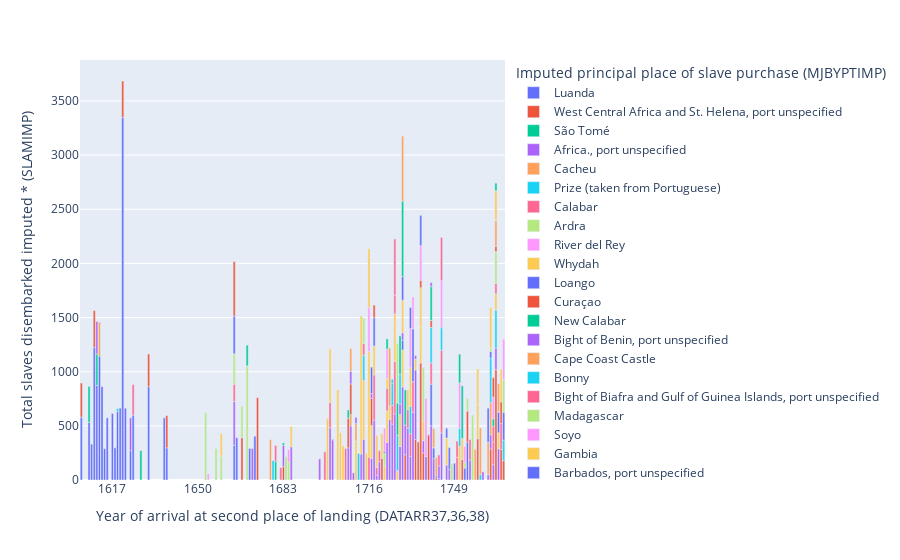

The cell this chart's notebook holds for it:
### Code cell
fig = px.bar(df2, x=dates_emb.value, # constructs the stacked bar graph
             y=numeric_emb.value, color=geo_emb.value
             )
fig.update_xaxes(dtick=int((maxyear-minyear)/10)) # updates the interval between each tick on the x-axis. 
fig.show()

### Figure 1 — Plotly figure (JSON) as saved in the notebook; plotly's stock layout.template omitted (floating-point values rounded to 4 significant figures)
{"data": [{"alignmentgroup": "True", "hovertemplate": "Imputed principal place of slave purchase (MJBYPTIMP)=Luanda<br>Year of arrival at second place of landing (DATARR37,36,38)=%{x}<br>Total slaves disembarked imputed * (SLAMIMP)=%{y}<extra></extra>", "legendgroup": "Luanda", "marker": {"color": "#636efa", "pattern": {"shape": ""}}, "name": "Luanda", "offsetgroup": "Luanda", "orientation": "v", "showlegend": true, "textposition": "auto", "type": "bar", "x": [1605, 1608, 1609, 1610, 1611, 1612, 1613, 1614, 1615, 1617, 1618, 1619, 1620, 1621, 1622, 1624, 1625, 1631, 1637, 1638, 1664, 1754], "xaxis": "x", "y": [581, 533, 331, 1225, 874, 1144, 862, 289, 574, 614, 297, 631, 664, 3348, 662, 271, 599, 862, 574, 297, 320, 351], "yaxis": "y"}, {"alignmentgroup": "True", "hovertemplate": "Imputed principal place of slave purchase (MJBYPTIMP)=West Central Africa and St. Helena, port unspecified<br>Year of arrival at second place of landing (DATARR37,36,38)=%{x}<br>Total slaves disembarked imputed * (SLAMIMP)=%{y}<extra></extra>", "legendgroup": "West Central Africa and St. Helena, port unspecified", "marker": {"color": "#EF553B", "pattern": {"shape": ""}}, "name": "West Central Africa and St. Helena, port unspecified", "offsetgroup": "West Central Africa and St. Helena, port unspecified", "orientation": "v", "showlegend": true, "textposition": "auto", "type": "bar", "x": [1605, 1610, 1621, 1631, 1638, 1667, 1683, 1721, 1730, 1734, 1735, 1736, 1737, 1742, 1752, 1758, 1763, 1765, 1767, 1768], "xaxis": "x", "y": [314, 339, 336, 301, 297, 391, 124, 200, 233, 373, 351, 1080, 250, 20, 188, 381, 287, 1019, 283, 179], "yaxis": "y"}, {"alignmentgroup": "True", "hovertemplate": "Imputed principal place of slave purchase (MJBYPTIMP)=São Tomé<br>Year of arrival at second place of landing (DATARR37,36,38)=%{x}<br>Total slaves disembarked imputed * (SLAMIMP)=%{y}<extra></extra>", "legendgroup": "São Tomé", "marker": {"color": "#00cc96", "pattern": {"shape": ""}}, "name": "São Tomé", "offsetgroup": "São Tomé", "orientation": "v", "showlegend": true, "textposition": "auto", "type": "bar", "x": [1608, 1611, 1628], "xaxis": "x", "y": [331, 290, 272], "yaxis": "y"}, {"alignmentgroup": "True", "hovertemplate": "Imputed principal place of slave purchase (MJBYPTIMP)=Africa., port unspecified<br>Year of arrival at second place of landing (DATARR37,36,38)=%{x}<br>Total slaves disembarked imputed * (SLAMIMP)=%{y}<extra></extra>", "legendgroup": "Africa., port unspecified", "marker": {"color": "#ab63fa", "pattern": {"shape": ""}}, "name": "Africa., port unspecified", "offsetgroup": "Africa., port unspecified", "orientation": "v", "showlegend": true, "textposition": "auto", "type": "bar", "x": [1611, 1624, 1664, 1683, 1697, 1701, 1702, 1708, 1709, 1713, 1714, 1717, 1718, 1719, 1720, 1723, 1724, 1725, 1726, 1728, 1729, 1731, 1732, 1733, 1734, 1737, 1738, 1740, 1741, 1744, 1746, 1747, 1755, 1760, 1762, 1763, 1764, 1765, 1766], "xaxis": "x", "y": [299, 303, 405, 195, 195, 482, 370, 297, 499, 240, 376, 199, 552, 42, 169, 348, 558, 516, 610, 310, 859, 478, 217, 625, 643, 112, 217, 501, 197, 434, 138, 100, 184, 76, 50, 131, 141, 200, 287], "yaxis": "y"}, {"alignmentgroup": "True", "hovertemplate": "Imputed principal place of slave purchase (MJBYPTIMP)=Cacheu<br>Year of arrival at second place of landing (DATARR37,36,38)=%{x}<br>Total slaves disembarked imputed * (SLAMIMP)=%{y}<extra></extra>", "legendgroup": "Cacheu", "marker": {"color": "#FFA15A", "pattern": {"shape": ""}}, "name": "Cacheu", "offsetgroup": "Cacheu", "orientation": "v", "showlegend": true, "textposition": "auto", "type": "bar", "x": [1612], "xaxis": "x", "y": [313], "yaxis": "y"}, {"alignmentgroup": "True", "hovertemplate": "Imputed principal place of slave purchase (MJBYPTIMP)=Prize (taken from Portuguese)<br>Year of arrival at second place of landing (DATARR37,36,38)=%{x}<br>Total slaves disembarked imputed * (SLAMIMP)=%{y}<extra></extra>", "legendgroup": "Prize (taken from Portuguese)", "marker": {"color": "#19d3f3", "pattern": {"shape": ""}}, "name": "Prize (taken from Portuguese)", "offsetgroup": "Prize (taken from Portuguese)", "orientation": "v", "showlegend": true, "textposition": "auto", "type": "bar", "x": [1619], "xaxis": "x", "y": [29], "yaxis": "y"}, {"alignmentgroup": "True", "hovertemplate": "Imputed principal place of slave purchase (MJBYPTIMP)=Calabar<br>Year of arrival at second place of landing (DATARR37,36,38)=%{x}<br>Total slaves disembarked imputed * (SLAMIMP)=%{y}<extra></extra>", "legendgroup": "Calabar", "marker": {"color": "#FF6692", "pattern": {"shape": ""}}, "name": "Calabar", "offsetgroup": "Calabar", "orientation": "v", "showlegend": true, "textposition": "auto", "type": "bar", "x": [1625, 1664, 1682, 1701, 1707, 1716, 1718, 1719, 1720, 1725, 1726, 1732, 1733, 1744, 1764, 1767], "xaxis": "x", "y": [282, 159, 114, 234, 290, 211, 418, 73, 102, 173, 484, 211, 283, 763, 210, 239], "yaxis": "y"}, {"alignmentgroup": "True", "hovertemplate": "Imputed principal place of slave purchase (MJBYPTIMP)=Ardra<br>Year of arrival at second place of landing (DATARR37,36,38)=%{x}<br>Total slaves disembarked imputed * (SLAMIMP)=%{y}<extra></extra>", "legendgroup": "Ardra", "marker": {"color": "#B6E880", "pattern": {"shape": ""}}, "name": "Ardra", "offsetgroup": "Ardra", "orientation": "v", "showlegend": true, "textposition": "auto", "type": "bar", "x": [1653, 1657, 1659, 1664, 1667, 1669], "xaxis": "x", "y": [623, 290, 220, 282, 291, 1054], "yaxis": "y"}, {"alignmentgroup": "True", "hovertemplate": "Imputed principal place of slave purchase (MJBYPTIMP)=River del Rey<br>Year of arrival at second place of landing (DATARR37,36,38)=%{x}<br>Total slaves disembarked imputed * (SLAMIMP)=%{y}<extra></extra>", "legendgroup": "River del Rey", "marker": {"color": "#FF97FF", "pattern": {"shape": ""}}, "name": "River del Rey", "offsetgroup": "River del Rey", "orientation": "v", "showlegend": true, "textposition": "auto", "type": "bar", "x": [1654], "xaxis": "x", "y": [56], "yaxis": "y"}, {"alignmentgroup": "True", "hovertemplate": "Imputed principal place of slave purchase (MJBYPTIMP)=Whydah<br>Year of arrival at second place of landing (DATARR37,36,38)=%{x}<br>Total slaves disembarked imputed * (SLAMIMP)=%{y}<extra></extra>", "legendgroup": "Whydah", "marker": {"color": "#FECB52", "pattern": {"shape": ""}}, "name": "Whydah", "offsetgroup": "Whydah", "orientation": "v", "showlegend": true, "textposition": "auto", "type": "bar", "x": [1659, 1700, 1701, 1704, 1705, 1706, 1711, 1713, 1714, 1715, 1716, 1717, 1718, 1719, 1721, 1722, 1723, 1726, 1727, 1728, 1729, 1736, 1751, 1752, 1758], "xaxis": "x", "y": [207, 565, 495, 833, 435, 315, 360, 1275, 544, 249, 974, 305, 267, 298, 229, 128, 290, 440, 80, 295, 341, 326, 310, 196, 313], "yaxis": "y"}, {"alignmentgroup": "True", "hovertemplate": "Imputed principal place of slave purchase (MJBYPTIMP)=Loango<br>Year of arrival at second place of landing (DATARR37,36,38)=%{x}<br>Total slaves disembarked imputed * (SLAMIMP)=%{y}<extra></extra>", "legendgroup": "Loango", "marker": {"color": "#636efa", "pattern": {"shape": ""}}, "name": "Loango", "offsetgroup": "Loango", "orientation": "v", "showlegend": true, "textposition": "auto", "type": "bar", "x": [1664, 1665, 1670, 1672, 1733, 1740, 1747], "xaxis": "x", "y": [348, 391, 291, 404, 488, 384, 199], "yaxis": "y"}, {"alignmentgroup": "True", "hovertemplate": "Imputed principal place of slave purchase (MJBYPTIMP)=Curaçao<br>Year of arrival at second place of landing (DATARR37,36,38)=%{x}<br>Total slaves disembarked imputed * (SLAMIMP)=%{y}<extra></extra>", "legendgroup": "Curaçao", "marker": {"color": "#EF553B", "pattern": {"shape": ""}}, "name": "Curaçao", "offsetgroup": "Curaçao", "orientation": "v", "showlegend": true, "textposition": "auto", "type": "bar", "x": [1664, 1673], "xaxis": "x", "y": [502, 760], "yaxis": "y"}, {"alignmentgroup": "True", "hovertemplate": "Imputed principal place of slave purchase (MJBYPTIMP)=New Calabar<br>Year of arrival at second place of landing (DATARR37,36,38)=%{x}<br>Total slaves disembarked imputed * (SLAMIMP)=%{y}<extra></extra>", "legendgroup": "New Calabar", "marker": {"color": "#00cc96", "pattern": {"shape": ""}}, "name": "New Calabar", "offsetgroup": "New Calabar", "orientation": "v", "showlegend": true, "textposition": "auto", "type": "bar", "x": [1669, 1680, 1683], "xaxis": "x", "y": [191, 174, 24], "yaxis": "y"}, {"alignmentgroup": "True", "hovertemplate": "Imputed principal place of slave purchase (MJBYPTIMP)=Bight of Benin, port unspecified<br>Year of arrival at second place of landing (DATARR37,36,38)=%{x}<br>Total slaves disembarked imputed * (SLAMIMP)=%{y}<extra></extra>", "legendgroup": "Bight of Benin, port unspecified", "marker": {"color": "#ab63fa", "pattern": {"shape": ""}}, "name": "Bight of Benin, port unspecified", "offsetgroup": "Bight of Benin, port unspecified", "orientation": "v", "showlegend": true, "textposition": "auto", "type": "bar", "x": [1671, 1686], "xaxis": "x", "y": [291, 307], "yaxis": "y"}, {"alignmentgroup": "True", "hovertemplate": "Imputed principal place of slave purchase (MJBYPTIMP)=Cape Coast Castle<br>Year of arrival at second place of landing (DATARR37,36,38)=%{x}<br>Total slaves disembarked imputed * (SLAMIMP)=%{y}<extra></extra>", "legendgroup": "Cape Coast Castle", "marker": {"color": "#FFA15A", "pattern": {"shape": ""}}, "name": "Cape Coast Castle", "offsetgroup": "Cape Coast Castle", "orientation": "v", "showlegend": true, "textposition": "auto", "type": "bar", "x": [1678, 1709, 1711, 1763], "xaxis": "x", "y": [372, 104, 161, 297], "yaxis": "y"}, {"alignmentgroup": "True", "hovertemplate": "Imputed principal place of slave purchase (MJBYPTIMP)=Bonny<br>Year of arrival at second place of landing (DATARR37,36,38)=%{x}<br>Total slaves disembarked imputed * (SLAMIMP)=%{y}<extra></extra>", "legendgroup": "Bonny", "marker": {"color": "#19d3f3", "pattern": {"shape": ""}}, "name": "Bonny", "offsetgroup": "Bonny", "orientation": "v", "showlegend": true, "textposition": "auto", "type": "bar", "x": [1679, 1725, 1732, 1744, 1751, 1763, 1765, 1768], "xaxis": "x", "y": [180, 201, 252, 209, 168, 410, 350, 190], "yaxis": "y"}, {"alignmentgroup": "True", "hovertemplate": "Imputed principal place of slave purchase (MJBYPTIMP)=Bight of Biafra and Gulf of Guinea Islands, port unspecified<br>Year of arrival at second place of landing (DATARR37,36,38)=%{x}<br>Total slaves disembarked imputed * (SLAMIMP)=%{y}<extra></extra>", "legendgroup": "Bight of Biafra and Gulf of Guinea Islands, port unspecified", "marker": {"color": "#FF6692", "pattern": {"shape": ""}}, "name": "Bight of Biafra and Gulf of Guinea Islands, port unspecified", "offsetgroup": "Bight of Biafra and Gulf of Guinea Islands, port unspecified", "orientation": "v", "showlegend": true, "textposition": "auto", "type": "bar", "x": [1680, 1699, 1723, 1731, 1740, 1750], "xaxis": "x", "y": [144, 260, 209, 171, 197, 209], "yaxis": "y"}, {"alignmentgroup": "True", "hovertemplate": "Imputed principal place of slave purchase (MJBYPTIMP)=Madagascar<br>Year of arrival at second place of landing (DATARR37,36,38)=%{x}<br>Total slaves disembarked imputed * (SLAMIMP)=%{y}<extra></extra>", "legendgroup": "Madagascar", "marker": {"color": "#B6E880", "pattern": {"shape": ""}}, "name": "Madagascar", "offsetgroup": "Madagascar", "orientation": "v", "showlegend": true, "textposition": "auto", "type": "bar", "x": [1684, 1685, 1722], "xaxis": "x", "y": [217, 166, 120], "yaxis": "y"}, {"alignmentgroup": "True", "hovertemplate": "Imputed principal place of slave purchase (MJBYPTIMP)=Soyo<br>Year of arrival at second place of landing (DATARR37,36,38)=%{x}<br>Total slaves disembarked imputed * (SLAMIMP)=%{y}<extra></extra>", "legendgroup": "Soyo", "marker": {"color": "#FF97FF", "pattern": {"shape": ""}}, "name": "Soyo", "offsetgroup": "Soyo", "orientation": "v", "showlegend": true, "textposition": "auto", "type": "bar", "x": [1685], "xaxis": "x", "y": [114], "yaxis": "y"}, {"alignmentgroup": "True", "hovertemplate": "Imputed principal place of slave purchase (MJBYPTIMP)=Gambia<br>Year of arrival at second place of landing (DATARR37,36,38)=%{x}<br>Total slaves disembarked imputed * (SLAMIMP)=%{y}<extra></extra>", "legendgroup": "Gambia", "marker": {"color": "#FECB52", "pattern": {"shape": ""}}, "name": "Gambia", "offsetgroup": "Gambia", "orientation": "v", "showlegend": true, "textposition": "auto", "type": "bar", "x": [1686, 1723, 1724, 1731, 1732, 1734, 1736, 1737, 1746, 1765, 1766], "xaxis": "x", "y": [187, 90, 122, 183, 357, 100, 369, 183, 250, 150, 149], "yaxis": "y"}, {"alignmentgroup": "True", "hovertemplate": "Imputed principal place of slave purchase (MJBYPTIMP)=Barbados, port unspecified<br>Year of arrival at second place of landing (DATARR37,36,38)=%{x}<br>Total slaves disembarked imputed * (SLAMIMP)=%{y}<extra></extra>", "legendgroup": "Barbados, port unspecified", "marker": {"color": "#636efa", "pattern": {"shape": ""}}, "name": "Barbados, port unspecified", "offsetgroup": "Barbados, port unspecified", "orientation": "v", "showlegend": true, "textposition": "auto", "type": "bar", "x": [1702, 1722, 1729, 1742, 1743, 1746, 1749, 1768], "xaxis": "x", "y": [6, 17, 90, 17, 13, 90, 155, 257], "yaxis": "y"}, {"alignmentgroup": "True", "hovertemplate": "Imputed principal place of slave purchase (MJBYPTIMP)=Gold Coast, port unspecified<br>Year of arrival at second place of landing (DATARR37,36,38)=%{x}<br>Total slaves disembarked imputed * (SLAMIMP)=%{y}<extra></extra>", "legendgroup": "Gold Coast, port unspecified", "marker": {"color": "#EF553B", "pattern": {"shape": ""}}, "name": "Gold Coast, port unspecified", "offsetgroup": "Gold Coast, port unspecified", "orientation": "v", "showlegend": true, "textposition": "auto", "type": "bar", "x": [1708, 1709, 1717, 1736, 1739, 1754, 1767], "xaxis": "x", "y": [274, 284, 251, 69, 416, 287, 200], "yaxis": "y"}, {"alignmentgroup": "True", "hovertemplate": "Imputed principal place of slave purchase (MJBYPTIMP)=Sherbro<br>Year of arrival at second place of landing (DATARR37,36,38)=%{x}<br>Total slaves disembarked imputed * (SLAMIMP)=%{y}<extra></extra>", "legendgroup": "Sherbro", "marker": {"color": "#00cc96", "pattern": {"shape": ""}}, "name": "Sherbro", "offsetgroup": "Sherbro", "orientation": "v", "showlegend": true, "textposition": "auto", "type": "bar", "x": [1708], "xaxis": "x", "y": [75], "yaxis": "y"}, {"alignmentgroup": "True", "hovertemplate": "Imputed principal place of slave purchase (MJBYPTIMP)=Jamaica, port unspecified<br>Year of arrival at second place of landing (DATARR37,36,38)=%{x}<br>Total slaves disembarked imputed * (SLAMIMP)=%{y}<extra></extra>", "legendgroup": "Jamaica, port unspecified", "marker": {"color": "#ab63fa", "pattern": {"shape": ""}}, "name": "Jamaica, port unspecified", "offsetgroup": "Jamaica, port unspecified", "orientation": "v", "showlegend": true, "textposition": "auto", "type": "bar", "x": [1709, 1710, 1711, 1717, 1727, 1728, 1729, 1730, 1734, 1743, 1744], "xaxis": "x", "y": [117, 66, 58, 43, 8, 98, 70, 274, 32, 117, 8], "yaxis": "y"}, {"alignmentgroup": "True", "hovertemplate": "Imputed principal place of slave purchase (MJBYPTIMP)=Cape Lahou<br>Year of arrival at second place of landing (DATARR37,36,38)=%{x}<br>Total slaves disembarked imputed * (SLAMIMP)=%{y}<extra></extra>", "legendgroup": "Cape Lahou", "marker": {"color": "#FFA15A", "pattern": {"shape": ""}}, "name": "Cape Lahou", "offsetgroup": "Cape Lahou", "orientation": "v", "showlegend": true, "textposition": "auto", "type": "bar", "x": [1709, 1742, 1757, 1762], "xaxis": "x", "y": [210, 174, 283, 298], "yaxis": "y"}, {"alignmentgroup": "True", "hovertemplate": "Imputed principal place of slave purchase (MJBYPTIMP)=Saint-Louis<br>Year of arrival at second place of landing (DATARR37,36,38)=%{x}<br>Total slaves disembarked imputed * (SLAMIMP)=%{y}<extra></extra>", "legendgroup": "Saint-Louis", "marker": {"color": "#19d3f3", "pattern": {"shape": ""}}, "name": "Saint-Louis", "offsetgroup": "Saint-Louis", "orientation": "v", "showlegend": true, "textposition": "auto", "type": "bar", "x": [1712, 1714, 1727, 1728, 1740, 1759], "xaxis": "x", "y": [245, 233, 326, 273, 326, 50], "yaxis": "y"}, {"alignmentgroup": "True", "hovertemplate": "Imputed principal place of slave purchase (MJBYPTIMP)=Sierra Leone estuary<br>Year of arrival at second place of landing (DATARR37,36,38)=%{x}<br>Total slaves disembarked imputed * (SLAMIMP)=%{y}<extra></extra>", "legendgroup": "Sierra Leone estuary", "marker": {"color": "#FF6692", "pattern": {"shape": ""}}, "name": "Sierra Leone estuary", "offsetgroup": "Sierra Leone estuary", "orientation": "v", "showlegend": true, "textposition": "auto", "type": "bar", "x": [1714, 1726, 1750, 1755, 1764, 1765], "xaxis": "x", "y": [108, 174, 150, 190, 144, 96], "yaxis": "y"}, {"alignmentgroup": "True", "hovertemplate": "Imputed principal place of slave purchase (MJBYPTIMP)=Malembo<br>Year of arrival at second place of landing (DATARR37,36,38)=%{x}<br>Total slaves disembarked imputed * (SLAMIMP)=%{y}<extra></extra>", "legendgroup": "Malembo", "marker": {"color": "#B6E880", "pattern": {"shape": ""}}, "name": "Malembo", "offsetgroup": "Malembo", "orientation": "v", "showlegend": true, "textposition": "auto", "type": "bar", "x": [1714, 1737, 1756, 1765, 1768], "xaxis": "x", "y": [234, 495, 599, 294, 301], "yaxis": "y"}, {"alignmentgroup": "True", "hovertemplate": "Imputed principal place of slave purchase (MJBYPTIMP)=Cabinda<br>Year of arrival at second place of landing (DATARR37,36,38)=%{x}<br>Total slaves disembarked imputed * (SLAMIMP)=%{y}<extra></extra>", "legendgroup": "Cabinda", "marker": {"color": "#FF97FF", "pattern": {"shape": ""}}, "name": "Cabinda", "offsetgroup": "Cabinda", "orientation": "v", "showlegend": true, "textposition": "auto", "type": "bar", "x": [1716, 1722, 1723, 1732, 1733, 1736, 1738, 1744, 1751, 1768], "xaxis": "x", "y": [407, 214, 271, 362, 294, 320, 535, 425, 419, 374], "yaxis": "y"}, {"alignmentgroup": "True", "hovertemplate": "Imputed principal place of slave purchase (MJBYPTIMP)=Jacquin<br>Year of arrival at second place of landing (DATARR37,36,38)=%{x}<br>Total slaves disembarked imputed * (SLAMIMP)=%{y}<extra></extra>", "legendgroup": "Jacquin", "marker": {"color": "#FECB52", "pattern": {"shape": ""}}, "name": "Jacquin", "offsetgroup": "Jacquin", "orientation": "v", "showlegend": true, "textposition": "auto", "type": "bar", "x": [1716, 1729], "xaxis": "x", "y": [543, 300], "yaxis": "y"}, {"alignmentgroup": "True", "hovertemplate": "Imputed principal place of slave purchase (MJBYPTIMP)=Anomabu<br>Year of arrival at second place of landing (DATARR37,36,38)=%{x}<br>Total slaves disembarked imputed * (SLAMIMP)=%{y}<extra></extra>", "legendgroup": "Anomabu", "marker": {"color": "#636efa", "pattern": {"shape": ""}}, "name": "Anomabu", "offsetgroup": "Anomabu", "orientation": "v", "showlegend": true, "textposition": "auto", "type": "bar", "x": [1717, 1718, 1729, 1732, 1736, 1741, 1753, 1763, 1766], "xaxis": "x", "y": [244, 261, 219, 193, 279, 99, 110, 61, 189], "yaxis": "y"}, {"alignmentgroup": "True", "hovertemplate": "Imputed principal place of slave purchase (MJBYPTIMP)=Bance Island (Ben's Island)<br>Year of arrival at second place of landing (DATARR37,36,38)=%{x}<br>Total slaves disembarked imputed * (SLAMIMP)=%{y}<extra></extra>", "legendgroup": "Bance Island (Ben's Island)", "marker": {"color": "#EF553B", "pattern": {"shape": ""}}, "name": "Bance Island (Ben's Island)", "offsetgroup": "Bance Island (Ben's Island)", "orientation": "v", "showlegend": true, "textposition": "auto", "type": "bar", "x": [1718], "xaxis": "x", "y": [117], "yaxis": "y"}, {"alignmentgroup": "True", "hovertemplate": "Imputed principal place of slave purchase (MJBYPTIMP)=Gorée<br>Year of arrival at second place of landing (DATARR37,36,38)=%{x}<br>Total slaves disembarked imputed * (SLAMIMP)=%{y}<extra></extra>", "legendgroup": "Gorée", "marker": {"color": "#00cc96", "pattern": {"shape": ""}}, "name": "Gorée", "offsetgroup": "Gorée", "orientation": "v", "showlegend": true, "textposition": "auto", "type": "bar", "x": [1723, 1727, 1728, 1729, 1730, 1752, 1764], "xaxis": "x", "y": [95, 296, 356, 696, 327, 485, 71], "yaxis": "y"}, {"alignmentgroup": "True", "hovertemplate": "Imputed principal place of slave purchase (MJBYPTIMP)=St. Eustatius<br>Year of arrival at second place of landing (DATARR37,36,38)=%{x}<br>Total slaves disembarked imputed * (SLAMIMP)=%{y}<extra></extra>", "legendgroup": "St. Eustatius", "marker": {"color": "#ab63fa", "pattern": {"shape": ""}}, "name": "St. Eustatius", "offsetgroup": "St. Eustatius", "orientation": "v", "showlegend": true, "textposition": "auto", "type": "bar", "x": [1724], "xaxis": "x", "y": [4], "yaxis": "y"}, {"alignmentgroup": "True", "hovertemplate": "Imputed principal place of slave purchase (MJBYPTIMP)=Elmina<br>Year of arrival at second place of landing (DATARR37,36,38)=%{x}<br>Total slaves disembarked imputed * (SLAMIMP)=%{y}<extra></extra>", "legendgroup": "Elmina", "marker": {"color": "#FFA15A", "pattern": {"shape": ""}}, "name": "Elmina", "offsetgroup": "Elmina", "orientation": "v", "showlegend": true, "textposition": "auto", "type": "bar", "x": [1724, 1729, 1759], "xaxis": "x", "y": [535, 602, 430], "yaxis": "y"}, {"alignmentgroup": "True", "hovertemplate": "Imputed principal place of slave purchase (MJBYPTIMP)=Charleston<br>Year of arrival at second place of landing (DATARR37,36,38)=%{x}<br>Total slaves disembarked imputed * (SLAMIMP)=%{y}<extra></extra>", "legendgroup": "Charleston", "marker": {"color": "#19d3f3", "pattern": {"shape": ""}}, "name": "Charleston", "offsetgroup": "Charleston", "orientation": "v", "showlegend": true, "textposition": "auto", "type": "bar", "x": [1725, 1737], "xaxis": "x", "y": [40, 2], "yaxis": "y"}, {"alignmentgroup": "True", "hovertemplate": "Imputed principal place of slave purchase (MJBYPTIMP)=Senegambia and offshore Atlantic, port unspecified<br>Year of arrival at second place of landing (DATARR37,36,38)=%{x}<br>Total slaves disembarked imputed * (SLAMIMP)=%{y}<extra></extra>", "legendgroup": "Senegambia and offshore Atlantic, port unspecified", "marker": {"color": "#FF6692", "pattern": {"shape": ""}}, "name": "Senegambia and offshore Atlantic, port unspecified", "offsetgroup": "Senegambia and offshore Atlantic, port unspecified", "orientation": "v", "showlegend": true, "textposition": "auto", "type": "bar", "x": [1726], "xaxis": "x", "y": [517], "yaxis": "y"}, {"alignmentgroup": "True", "hovertemplate": "Imputed principal place of slave purchase (MJBYPTIMP)=Keta<br>Year of arrival at second place of landing (DATARR37,36,38)=%{x}<br>Total slaves disembarked imputed * (SLAMIMP)=%{y}<extra></extra>", "legendgroup": "Keta", "marker": {"color": "#B6E880", "pattern": {"shape": ""}}, "name": "Keta", "offsetgroup": "Keta", "orientation": "v", "showlegend": true, "textposition": "auto", "type": "bar", "x": [1727], "xaxis": "x", "y": [550], "yaxis": "y"}, {"alignmentgroup": "True", "hovertemplate": "Imputed principal place of slave purchase (MJBYPTIMP)=Bermuda<br>Year of arrival at second place of landing (DATARR37,36,38)=%{x}<br>Total slaves disembarked imputed * (SLAMIMP)=%{y}<extra></extra>", "legendgroup": "Bermuda", "marker": {"color": "#FF97FF", "pattern": {"shape": ""}}, "name": "Bermuda", "offsetgroup": "Bermuda", "orientation": "v", "showlegend": true, "textposition": "auto", "type": "bar", "x": [1729, 1741, 1742, 1754], "xaxis": "x", "y": [3, 4, 1, 1], "yaxis": "y"}, {"alignmentgroup": "True", "hovertemplate": "Imputed principal place of slave purchase (MJBYPTIMP)=New York<br>Year of arrival at second place of landing (DATARR37,36,38)=%{x}<br>Total slaves disembarked imputed * (SLAMIMP)=%{y}<extra></extra>", "legendgroup": "New York", "marker": {"color": "#FECB52", "pattern": {"shape": ""}}, "name": "New York", "offsetgroup": "New York", "orientation": "v", "showlegend": true, "textposition": "auto", "type": "bar", "x": [1730], "xaxis": "x", "y": [1], "yaxis": "y"}, {"alignmentgroup": "True", "hovertemplate": "Imputed principal place of slave purchase (MJBYPTIMP)=Hampton<br>Year of arrival at second place of landing (DATARR37,36,38)=%{x}<br>Total slaves disembarked imputed * (SLAMIMP)=%{y}<extra></extra>", "legendgroup": "Hampton", "marker": {"color": "#636efa", "pattern": {"shape": ""}}, "name": "Hampton", "offsetgroup": "Hampton", "orientation": "v", "showlegend": true, "textposition": "auto", "type": "bar", "x": [1739], "xaxis": "x", "y": [3], "yaxis": "y"}, {"alignmentgroup": "True", "hovertemplate": "Imputed principal place of slave purchase (MJBYPTIMP)=Antigua, port unspecified<br>Year of arrival at second place of landing (DATARR37,36,38)=%{x}<br>Total slaves disembarked imputed * (SLAMIMP)=%{y}<extra></extra>", "legendgroup": "Antigua, port unspecified", "marker": {"color": "#EF553B", "pattern": {"shape": ""}}, "name": "Antigua, port unspecified", "offsetgroup": "Antigua, port unspecified", "orientation": "v", "showlegend": true, "textposition": "auto", "type": "bar", "x": [1740, 1742, 1765], "xaxis": "x", "y": [65, 2, 50], "yaxis": "y"}, {"alignmentgroup": "True", "hovertemplate": "Imputed principal place of slave purchase (MJBYPTIMP)=Little Popo<br>Year of arrival at second place of landing (DATARR37,36,38)=%{x}<br>Total slaves disembarked imputed * (SLAMIMP)=%{y}<extra></extra>", "legendgroup": "Little Popo", "marker": {"color": "#00cc96", "pattern": {"shape": ""}}, "name": "Little Popo", "offsetgroup": "Little Popo", "orientation": "v", "showlegend": true, "textposition": "auto", "type": "bar", "x": [1740, 1751], "xaxis": "x", "y": [313, 265], "yaxis": "y"}, {"alignmentgroup": "True", "hovertemplate": "Imputed principal place of slave purchase (MJBYPTIMP)=St. Kitts, port unspecified<br>Year of arrival at second place of landing (DATARR37,36,38)=%{x}<br>Total slaves disembarked imputed * (SLAMIMP)=%{y}<extra></extra>", "legendgroup": "St. Kitts, port unspecified", "marker": {"color": "#ab63fa", "pattern": {"shape": ""}}, "name": "St. Kitts, port unspecified", "offsetgroup": "St. Kitts, port unspecified", "orientation": "v", "showlegend": true, "textposition": "auto", "type": "bar", "x": [1740], "xaxis": "x", "y": [38], "yaxis": "y"}, {"alignmentgroup": "True", "hovertemplate": "Imputed principal place of slave purchase (MJBYPTIMP)=Windward Coast, port unspecified<br>Year of arrival at second place of landing (DATARR37,36,38)=%{x}<br>Total slaves disembarked imputed * (SLAMIMP)=%{y}<extra></extra>", "legendgroup": "Windward Coast, port unspecified", "marker": {"color": "#FFA15A", "pattern": {"shape": ""}}, "name": "Windward Coast, port unspecified", "offsetgroup": "Windward Coast, port unspecified", "orientation": "v", "showlegend": true, "textposition": "auto", "type": "bar", "x": [1741, 1765], "xaxis": "x", "y": [174, 234], "yaxis": "y"}, {"alignmentgroup": "True", "hovertemplate": "Imputed principal place of slave purchase (MJBYPTIMP)=Boston<br>Year of arrival at second place of landing (DATARR37,36,38)=%{x}<br>Total slaves disembarked imputed * (SLAMIMP)=%{y}<extra></extra>", "legendgroup": "Boston", "marker": {"color": "#19d3f3", "pattern": {"shape": ""}}, "name": "Boston", "offsetgroup": "Boston", "orientation": "v", "showlegend": true, "textposition": "auto", "type": "bar", "x": [1742], "xaxis": "x", "y": [1], "yaxis": "y"}, {"alignmentgroup": "True", "hovertemplate": "Imputed principal place of slave purchase (MJBYPTIMP)=Epe<br>Year of arrival at second place of landing (DATARR37,36,38)=%{x}<br>Total slaves disembarked imputed * (SLAMIMP)=%{y}<extra></extra>", "legendgroup": "Epe", "marker": {"color": "#FF6692", "pattern": {"shape": ""}}, "name": "Epe", "offsetgroup": "Epe", "orientation": "v", "showlegend": true, "textposition": "auto", "type": "bar", "x": [1743, 1744], "xaxis": "x", "y": [101, 401], "yaxis": "y"}, {"alignmentgroup": "True", "hovertemplate": "Imputed principal place of slave purchase (MJBYPTIMP)=Kingston<br>Year of arrival at second place of landing (DATARR37,36,38)=%{x}<br>Total slaves disembarked imputed * (SLAMIMP)=%{y}<extra></extra>", "legendgroup": "Kingston", "marker": {"color": "#B6E880", "pattern": {"shape": ""}}, "name": "Kingston", "offsetgroup": "Kingston", "orientation": "v", "showlegend": true, "textposition": "auto", "type": "bar", "x": [1748, 1753, 1754, 1763, 1765], "xaxis": "x", "y": [150, 50, 113, 30, 7], "yaxis": "y"}, {"alignmentgroup": "True", "hovertemplate": "Imputed principal place of slave purchase (MJBYPTIMP)=Bissau<br>Year of arrival at second place of landing (DATARR37,36,38)=%{x}<br>Total slaves disembarked imputed * (SLAMIMP)=%{y}<extra></extra>", "legendgroup": "Bissau", "marker": {"color": "#FF97FF", "pattern": {"shape": ""}}, "name": "Bissau", "offsetgroup": "Bissau", "orientation": "v", "showlegend": true, "textposition": "auto", "type": "bar", "x": [1753, 1764], "xaxis": "x", "y": [150, 199], "yaxis": "y"}, {"alignmentgroup": "True", "hovertemplate": "Imputed principal place of slave purchase (MJBYPTIMP)=Windward + Ivory + Gold + Benin<br>Year of arrival at second place of landing (DATARR37,36,38)=%{x}<br>Total slaves disembarked imputed * (SLAMIMP)=%{y}<extra></extra>", "legendgroup": "Windward + Ivory + Gold + Benin", "marker": {"color": "#FECB52", "pattern": {"shape": ""}}, "name": "Windward + Ivory + Gold + Benin", "offsetgroup": "Windward + Ivory + Gold + Benin", "orientation": "v", "showlegend": true, "textposition": "auto", "type": "bar", "x": [1758, 1763, 1765, 1767], "xaxis": "x", "y": [330, 375, 271, 300], "yaxis": "y"}, {"alignmentgroup": "True", "hovertemplate": "Imputed principal place of slave purchase (MJBYPTIMP)=Congo North<br>Year of arrival at second place of landing (DATARR37,36,38)=%{x}<br>Total slaves disembarked imputed * (SLAMIMP)=%{y}<extra></extra>", "legendgroup": "Congo North", "marker": {"color": "#636efa", "pattern": {"shape": ""}}, "name": "Congo North", "offsetgroup": "Congo North", "orientation": "v", "showlegend": true, "textposition": "auto", "type": "bar", "x": [1762], "xaxis": "x", "y": [315], "yaxis": "y"}, {"alignmentgroup": "True", "hovertemplate": "Imputed principal place of slave purchase (MJBYPTIMP)=Benin<br>Year of arrival at second place of landing (DATARR37,36,38)=%{x}<br>Total slaves disembarked imputed * (SLAMIMP)=%{y}<extra></extra>", "legendgroup": "Benin", "marker": {"color": "#EF553B", "pattern": {"shape": ""}}, "name": "Benin", "offsetgroup": "Benin", "orientation": "v", "showlegend": true, "textposition": "auto", "type": "bar", "x": [1764], "xaxis": "x", "y": [180], "yaxis": "y"}, {"alignmentgroup": "True", "hovertemplate": "Imputed principal place of slave purchase (MJBYPTIMP)=Montserrat, port unspecified<br>Year of arrival at second place of landing (DATARR37,36,38)=%{x}<br>Total slaves disembarked imputed * (SLAMIMP)=%{y}<extra></extra>", "legendgroup": "Montserrat, port unspecified", "marker": {"color": "#00cc96", "pattern": {"shape": ""}}, "name": "Montserrat, port unspecified", "offsetgroup": "Montserrat, port unspecified", "orientation": "v", "showlegend": true, "textposition": "auto", "type": "bar", "x": [1765], "xaxis": "x", "y": [70], "yaxis": "y"}, {"alignmentgroup": "True", "hovertemplate": "Imputed principal place of slave purchase (MJBYPTIMP)=Grenada, port unspecified<br>Year of arrival at second place of landing (DATARR37,36,38)=%{x}<br>Total slaves disembarked imputed * (SLAMIMP)=%{y}<extra></extra>", "legendgroup": "Grenada, port unspecified", "marker": {"color": "#ab63fa", "pattern": {"shape": ""}}, "name": "Grenada, port unspecified", "offsetgroup": "Grenada, port unspecified", "orientation": "v", "showlegend": true, "textposition": "auto", "type": "bar", "x": [1766], "xaxis": "x", "y": [7], "yaxis": "y"}, {"alignmentgroup": "True", "hovertemplate": "Imputed principal place of slave purchase (MJBYPTIMP)=Accra<br>Year of arrival at second place of landing (DATARR37,36,38)=%{x}<br>Total slaves disembarked imputed * (SLAMIMP)=%{y}<extra></extra>", "legendgroup": "Accra", "marker": {"color": "#FFA15A", "pattern": {"shape": ""}}, "name": "Accra", "offsetgroup": "Accra", "orientation": "v", "showlegend": true, "textposition": "auto", "type": "bar", "x": [1766], "xaxis": "x", "y": [256], "yaxis": "y"}], "layout": {"barmode": "relative", "legend": {"title": {"text": "Imputed principal place of slave purchase (MJBYPTIMP)"}, "tracegroupgap": 0}, "margin": {"t": 60}, "xaxis": {"anchor": "y", "domain": [0, 1], "dtick": 33, "title": {"text": "Year of arrival at second place of landing (DATARR37,36,38)"}}, "yaxis": {"anchor": "x", "domain": [0, 1], "title": {"text": "Total slaves disembarked imputed * (SLAMIMP)"}}}}
